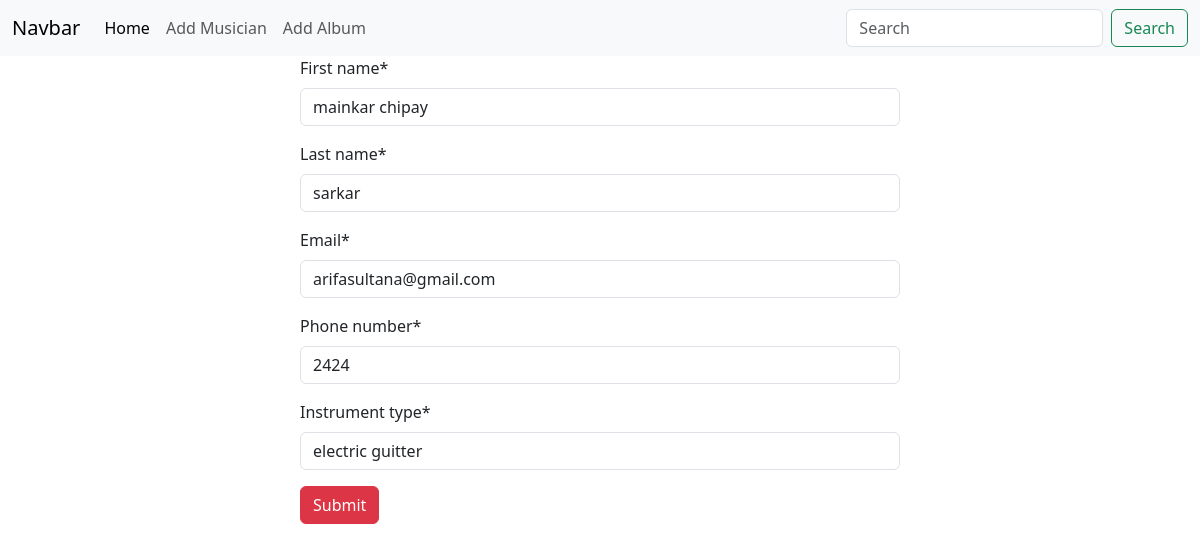
The app's page /musicians/edit/32 with its own data.
### musicians/models.py (models this page shows, shortened)
class musician_Model(models.Model):
    first_name = models.CharField( max_length=50)
    last_name = models.CharField( max_length=50)
    email = models.EmailField( max_length=254)
    phone_number = models.IntegerField()
    instrument_type = models.CharField(max_length=50)

### musicians/views.py (the view)
# urls.py: path('edit/<int:id>', views.edit_musician,name='edit_musician'),
def edit_musician(request,id):
    musician = musician_Model.objects.get(pk=id)
    Musician_form = musicians_form(instance=musician)
    if request.method == "POST":
        Musician_form = musicians_form(request.POST)
        if Musician_form.is_valid():
            Musician_form.save()
            return redirect("add_musician")
    return render(request,"add_musician.html",{'Musician_form':Musician_form})

### musicians/forms.py
class musicians_form(forms.ModelForm):
    class Meta:
        model = musician_Model
        fields = '__all__'

### musicians/templates/add_musician.html (shortened to what this page needs)
{% extends 'base.html' %}
{% block contents %}
    {% load crispy_forms_tags %}
    <form method="post" action="" style="width: 50%; margin: auto;">
        {{Musician_form | crispy}}
        <button  class="btn btn-danger" type="submit" >Submit</button>
    </form>
    {% endblock contents %}

### records on screen
musician_Model: first_name "mainkar chipay", last_name "sarkar", email "arifasultana@gmail.com", phone_number "2424", instrument_type "electric guitter"
